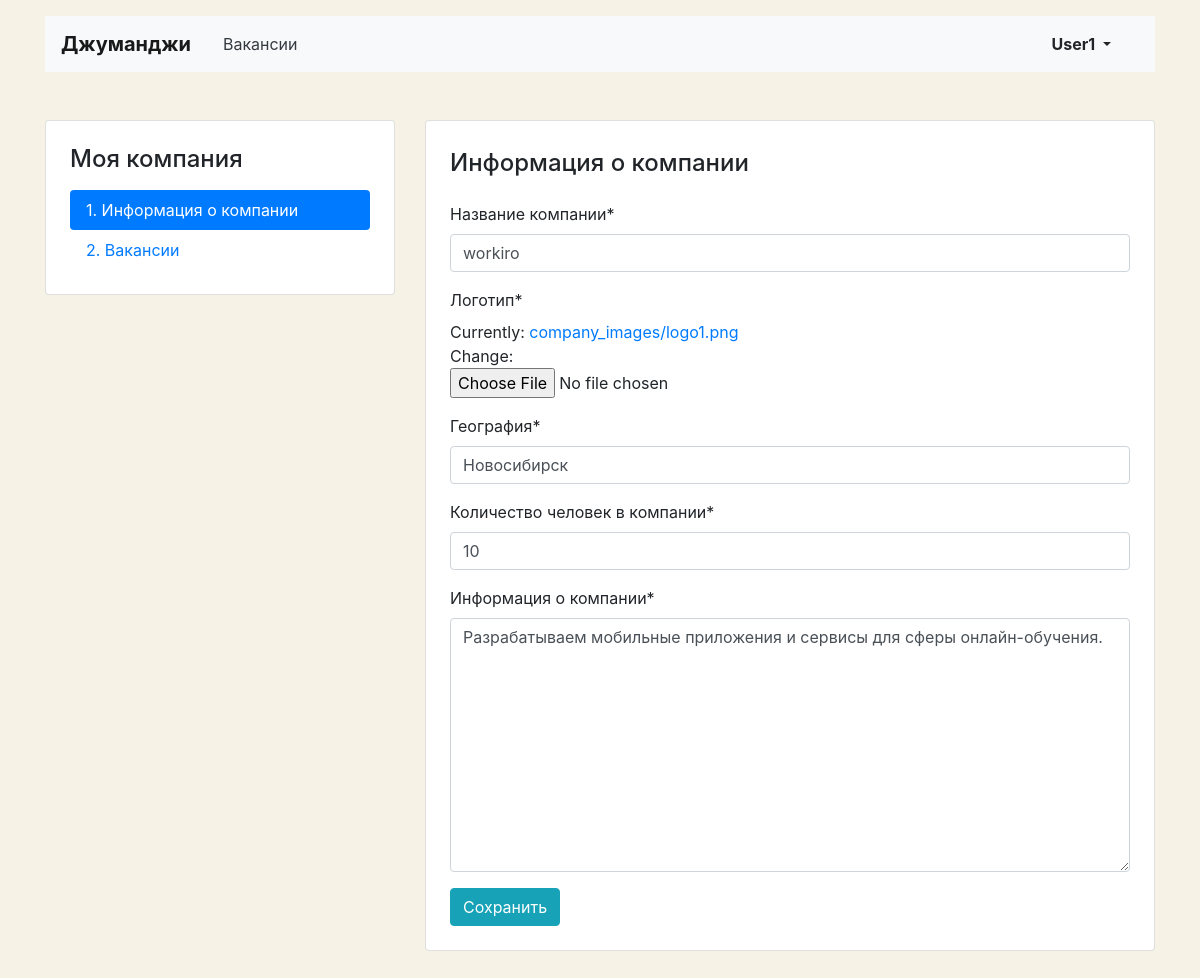
The page /mycompany (signed in) on the database as committed earlier.
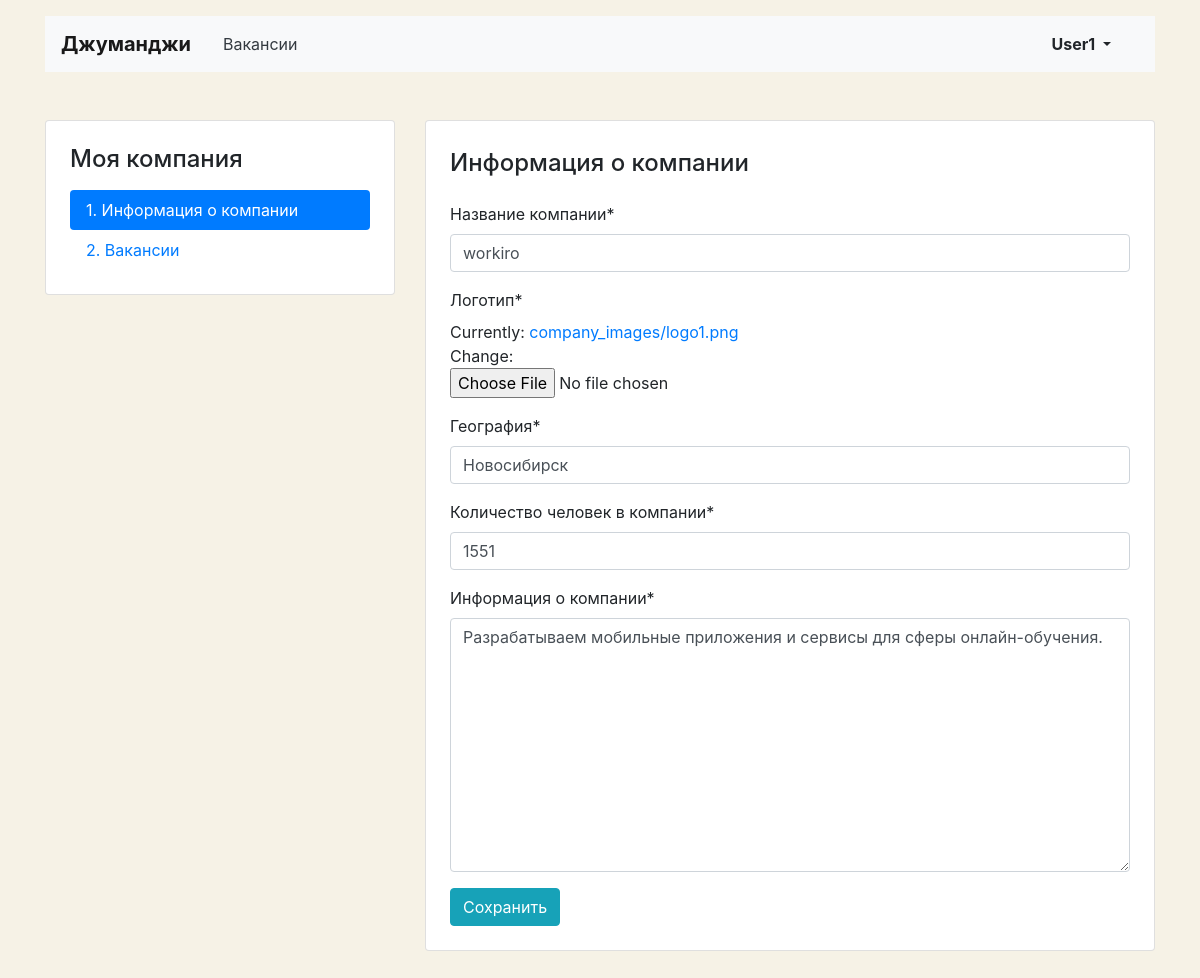
The same page on the database as committed later.
### vacancy/models.py (models this page shows)
class Company(models.Model):
    name = models.CharField(max_length=120)
    location = models.CharField(max_length=120)
    logo = models.ImageField(upload_to=MEDIA_COMPANY_IMAGE_DIR)
    description = models.TextField()
    employee_count = models.IntegerField()
    owner = models.OneToOneField(User, on_delete=models.CASCADE)

### vacancy/views.py (the view, shortened to what this page needs)
# urls.py: path('mycompany', MyCompanyView.as_view(), name='my_company'),
class MyCompanyView(LoginRequiredMixin, View):
    def get(self, request):
        try:
            company = get_object_or_404(Company, owner=request.user.id)
        except Http404:
            return redirect(reverse('company_lets_start'))
        return render(request, 'my_company.html', context={'form': MyCompanyForm(instance=company)})

### vacancy/forms.py
class MyCompanyForm(forms.ModelForm):
    class Meta:
        model = Company
        fields = ('name', 'logo', 'location', 'employee_count', 'description')
        labels = {
            'name': 'Название компании',
            'logo': 'Логотип',
            'location': 'География',
            'employee_count': 'Количество человек в компании',
            'description': 'Информация о компании'
        }
    def __init__(self, *args, **kwargs):
        super().__init__(*args, **kwargs)
        self.helper = FormHelper()
        self.helper.form_enctype = 'multipart/form-data'

### vacancy/templates/my_company.html (shortened to what this page needs)
{% extends 'base.html' %}
{% block container %}
  <main class="container mt-3 pb-5">
    <div class="row mt-5">
      <div class="col-12 col-lg-4">
        <aside class="pt-3 pb-4 px-4 mb-5 card">
          <h1 class="h4 pt-2 pb-2">Моя компания</h1>
          <div class="nav flex-column nav-pills">
            <a class="nav-link active" href="{% url 'my_company' %}">1. Информация о&nbsp;компании</a>
            <a class="nav-link" href="{% url 'my_vacancies' %}">2. Вакансии</a>
          </div>
        </aside>
      </div>
      <div class="col-12 col-lg-8">
        <div class="card">
          <div class="card-body px-4 pb-4">
            <section class="tab-pane fade show active">
              <h2 class="h4 pt-2 pb-3">Информация о&nbsp;компании</h2>
                {% load crispy_forms_tags %}
                <form method="post" enctype="multipart/form-data">
                    {{ form|crispy }}
                  <button type="submit" class="btn btn-info">Сохранить</button>
                </form>
            </section>
          </div>
        </div>
      </div>
    </div>
  </main>
{% endblock %}

Rows that differ between the two databases and show on the page:
changed Company "workiro": employee_count "10" → "1551"
